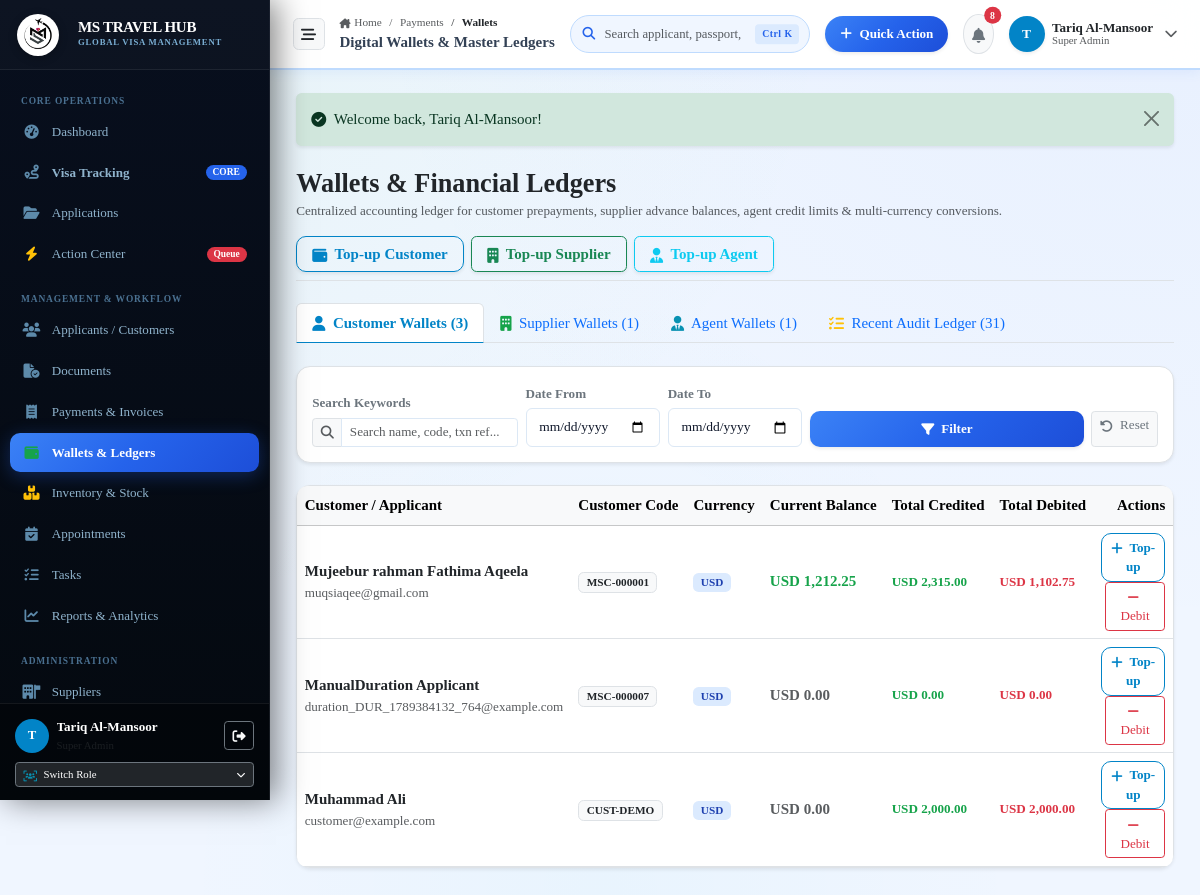
/payments/wallets (signed in), run on an earlier commit of the app's database.
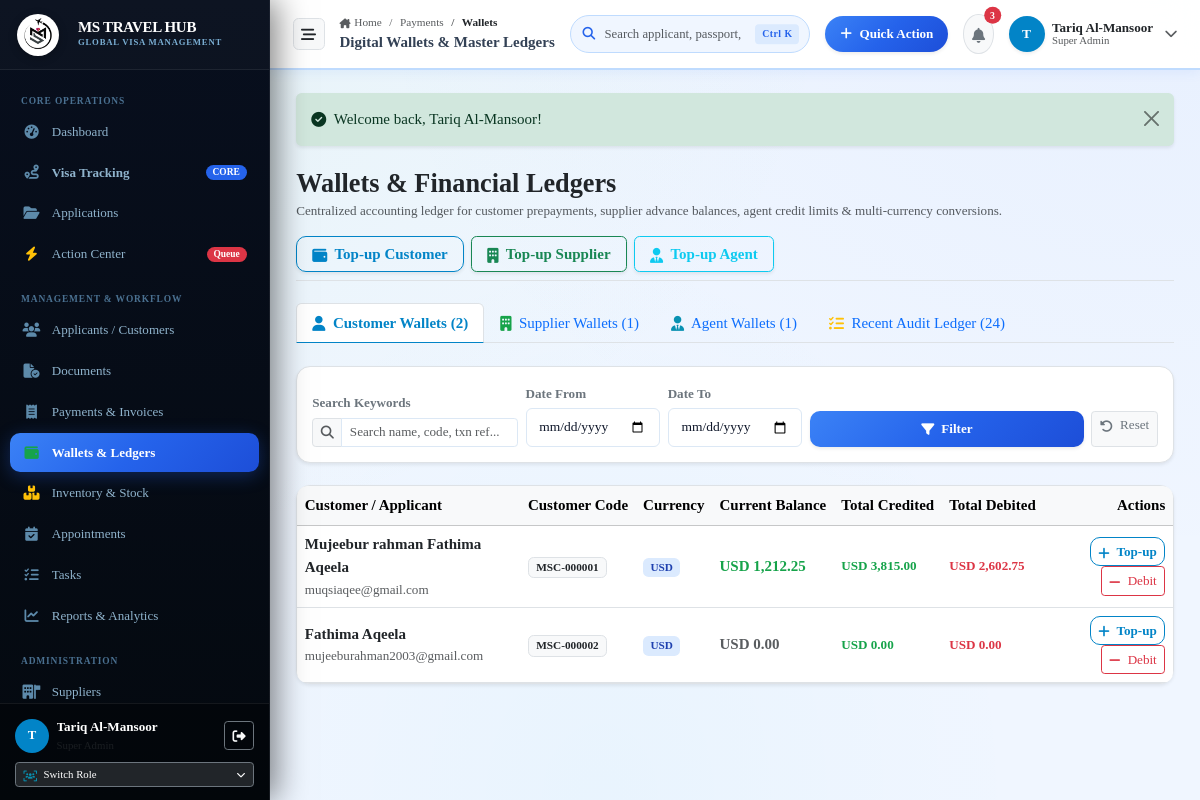
And on a later commit of the database.
### tables this page shows
CREATE TABLE customer_wallets (
                id INTEGER PRIMARY KEY AUTOINCREMENT,
                customer_id INTEGER NOT NULL UNIQUE,
                currency TEXT DEFAULT 'USD',
                current_balance REAL DEFAULT 0.00,
                total_credited REAL DEFAULT 0.00,
                total_debited REAL DEFAULT 0.00,
                created_at DATETIME DEFAULT CURRENT_TIMESTAMP,
                updated_at DATETIME DEFAULT CURRENT_TIMESTAMP,
                FOREIGN KEY (customer_id) REFERENCES customers(id) ON DELETE CASCADE
            );

CREATE TABLE customers (
    id INTEGER PRIMARY KEY AUTOINCREMENT,
    customer_code TEXT NOT NULL UNIQUE,
    first_name TEXT NOT NULL,
    middle_name TEXT,
    last_name TEXT NOT NULL,
    full_name TEXT NOT NULL,
    gender TEXT,
    dob DATE,
    nationality TEXT NOT NULL,
    place_of_birth TEXT,
    marital_status TEXT,
    occupation TEXT,
    mobile TEXT NOT NULL,
    whatsapp TEXT,
    email TEXT UNIQUE,
    password_hash TEXT,
    current_country TEXT NOT NULL,
    address TEXT,
    created_by INTEGER,
    notes TEXT,
    is_active INTEGER DEFAULT 1,
    created_at DATETIME DEFAULT CURRENT_TIMESTAMP,
    updated_at DATETIME DEFAULT CURRENT_TIMESTAMP, religion TEXT NULL,
    FOREIGN KEY (created_by) REFERENCES users(id)
);

### app/Controllers/PaymentController.php (called while the page is built, shortened)
<?php
class PaymentController
{
    public function walletsOverview(): void
    {
        $pdo = Database::getConnection();
        $cwSql = "SELECT cw.*, c.full_name, c.customer_code, c.email, c.mobile
            FROM customer_wallets cw
            JOIN customers c ON cw.customer_id = c.id
            WHERE 1=1";
        $cwParams = [];
        $cwSql .= " ORDER BY cw.current_balance DESC, c.full_name ASC";
        $cwStmt = $pdo->prepare($cwSql);
        $cwStmt->execute($cwParams);
        $customerWallets = $cwStmt->fetchAll(PDO::FETCH_ASSOC);
        $swSql = "SELECT sw.*, s.company_name as supplier_name, s.company_name, s.country
            FROM supplier_wallets sw
            JOIN suppliers s ON sw.supplier_id = s.id
            WHERE 1=1";
        $swParams = [];
        $swSql .= " ORDER BY sw.current_balance DESC, s.company_name ASC";
        $swStmt = $pdo->prepare($swSql);
        $swStmt->execute($swParams);
        $supplierWallets = $swStmt->fetchAll(PDO::FETCH_ASSOC);
        $awSql = "SELECT aw.*, COALESCE(ag.company_name, ag.contact_person, u.name, 'Agent') as agent_name, COALESCE(ag.email, u.email, '') as agent_email
            FROM agent_wallets aw
            LEFT JOIN agents ag ON aw.agent_id = ag.id
            LEFT JOIN users u ON aw.agent_id = u.id
            WHERE 1=1";
        $awParams = [];
        $awSql .= " ORDER BY aw.current_balance DESC";
        $awStmt = $pdo->prepare($awSql);
        $awStmt->execute($awParams);
        $agentWallets = $awStmt->fetchAll(PDO::FETCH_ASSOC);
        $wtSql = "SELECT wt.*, c.full_name as customer_name, u.name as created_by_name
            FROM wallet_transactions wt
            LEFT JOIN customers c ON wt.customer_id = c.id
            LEFT JOIN users u ON wt.created_by = u.id
            WHERE 1=1";
        $wtParams = [];
        $wtSql .= " ORDER BY wt.created_at DESC LIMIT 100";
        $wtStmt = $pdo->prepare($wtSql);
        $wtStmt->execute($wtParams);
        $recentTransactions = $wtStmt->fetchAll(PDO::FETCH_ASSOC);
        require_once dirname(__DIR__) . '/Views/payments/wallets.php';
    }
}

### app/autoload.php (called while the page is built, shortened)
<?php
function e(?string $string): string {
    return htmlspecialchars((string)($string ?? ''), ENT_QUOTES, 'UTF-8');
}
function auth_user(): ?array {
    return $_SESSION['user'] ?? null;
}
function get_flash(): ?array {
    if (isset($_SESSION['flash'])) {
        $flash = $_SESSION['flash'];
        return $flash;
    }
    return null;
}

### app/Views/payments/wallets.php (the view, shortened to what the changed rows need)
<?php
$pageTitle = 'Digital Wallets & Master Ledgers — MS TRAVEL HUB';
$flash = get_flash();
$activeTab = $_GET['tab'] ?? 'customers';
require_once dirname(__DIR__) . '/layouts/header.php';
require_once dirname(__DIR__) . '/layouts/sidebar.php';
require_once dirname(__DIR__) . '/layouts/topbar.php';
?>
<div class="content-body">
  <?php if ($flash): ?>
    <div class="alert alert-<?= e($flash['type']) ?> alert-dismissible fade show mb-4 border-0 shadow-sm" role="alert">
      <div class="d-flex align-items-center gap-2">
        <i class="fa-solid <?= $flash['type'] === 'danger' ? 'fa-circle-exclamation' : ($flash['type'] === 'success' ? 'fa-circle-check' : 'fa-circle-info') ?>"></i>
        <span><?= e($flash['message']) ?></span>
      </div>
      <button type="button" class="btn-close" data-bs-dismiss="alert"></button>
    </div>
  <?php endif; ?>
  <div class="d-flex flex-wrap align-items-center justify-content-between gap-3 mb-4 pb-2 border-bottom">
    <div>
      <h3 class="fw-bold brand-font text-dark mb-0">Wallets &amp; Financial Ledgers</h3>
      <p class="text-muted small mb-0">Centralized accounting ledger for customer prepayments, supplier advance balances, agent credit limits &amp; multi-currency conversions.</p>
    </div>
    <div class="d-flex gap-2">
      <button type="button" class="btn btn-outline-primary px-3 shadow-sm fw-semibold" data-bs-toggle="modal" data-bs-target="#customerWalletModal">
        <i class="fa-solid fa-wallet me-1"></i> Top-up Customer
      </button>
      <button type="button" class="btn btn-outline-success px-3 shadow-sm fw-semibold" data-bs-toggle="modal" data-bs-target="#supplierWalletModal">
        <i class="fa-solid fa-building me-1"></i> Top-up Supplier
      </button>
      <button type="button" class="btn btn-outline-info px-3 shadow-sm fw-semibold" data-bs-toggle="modal" data-bs-target="#agentWalletModal">
        <i class="fa-solid fa-user-tie me-1"></i> Top-up Agent
      </button>
    </div>
  </div>
  <ul class="nav nav-tabs mb-4" id="walletTabs" role="tablist">
    <li class="nav-item">
      <a class="nav-link <?= $activeTab === 'customers' ? 'active fw-bold' : '' ?>" href="/payments/wallets?tab=customers">
        <i class="fa-solid fa-user me-1 text-primary"></i> Customer Wallets (<?= count($customerWallets) ?>)
      </a>
    </li>
    <li class="nav-item">
      <a class="nav-link <?= $activeTab === 'suppliers' ? 'active fw-bold' : '' ?>" href="/payments/wallets?tab=suppliers">
        <i class="fa-solid fa-building me-1 text-success"></i> Supplier Wallets (<?= count($supplierWallets) ?>)
      </a>
    </li>
    <li class="nav-item">
      <a class="nav-link <?= $activeTab === 'agents' ? 'active fw-bold' : '' ?>" href="/payments/wallets?tab=agents">
        <i class="fa-solid fa-user-tie me-1 text-info"></i> Agent Wallets (<?= count($agentWallets) ?>)
      </a>
    </li>
    <li class="nav-item">
      <a class="nav-link <?= $activeTab === 'transactions' ? 'active fw-bold' : '' ?>" href="/payments/wallets?tab=transactions">
        <i class="fa-solid fa-list-check me-1 text-warning"></i> Recent Audit Ledger (<?= count($recentTransactions) ?>)
      </a>
    </li>
  </ul>
  <div class="card card-enterprise shadow-sm border mb-4">
    <div class="card-body p-3">
      <form action="/payments/wallets" method="GET" class="row g-2 align-items-end">
        <div class="col-12 col-md-3">
          <label class="form-label small fw-semibold text-secondary mb-1">Search Keywords</label>
          <div class="input-group input-group-sm">
            <span class="input-group-text bg-light"><i class="fa-solid fa-magnifying-glass text-muted"></i></span>
            <input type="text" name="search" class="form-control" placeholder="Search name, code, txn ref..." value="<?= e($_GET['search'] ?? '') ?>">
          </div>
        </div>
        <div class="col-6 col-md-2">
          <label class="form-label small fw-semibold text-secondary mb-1">Date From</label>
          <input type="date" name="date_from" class="form-control form-control-sm" value="<?= e($_GET['date_from'] ?? '') ?>">
        </div>
        <div class="col-6 col-md-2">
          <label class="form-label small fw-semibold text-secondary mb-1">Date To</label>
          <input type="date" name="date_to" class="form-control form-control-sm" value="<?= e($_GET['date_to'] ?? '') ?>">
        </div>
        <div class="col-12 <?= $activeTab === 'transactions' ? 'col-md-3' : 'col-md-5' ?> d-flex gap-2">
          <button type="submit" class="btn btn-primary btn-sm flex-fill fw-semibold shadow-sm">
            <i class="fa-solid fa-filter me-1"></i> Filter
          </button>
          <a href="/payments/wallets?tab=<?= e($activeTab) ?>" class="btn btn-light btn-sm border text-secondary" title="Reset Filters">
            <i class="fa-solid fa-rotate-left me-1"></i> Reset
          </a>
        </div>
      </form>
    </div>
  </div>
  <?php if ($activeTab === 'customers'): ?>
    <div class="card card-enterprise shadow-sm border">
      <div class="table-responsive">
        <table class="table table-hover align-middle mb-0 font-sm">
          <thead class="table-light">
            <tr>
              <th>Customer / Applicant</th>
              <th>Customer Code</th>
              <th>Currency</th>
              <th>Current Balance</th>
              <th>Total Credited</th>
              <th>Total Debited</th>
              <th class="text-end">Actions</th>
            </tr>
          </thead>
          <tbody>
            <?php if (empty($customerWallets)): ?>
              <tr><td colspan="7" class="text-center py-4 text-muted">No customer wallet accounts initialized.</td></tr>
            <?php else: ?>
              <?php foreach ($customerWallets as $cw): ?>
                <tr>
                  <td>
                    <div class="fw-bold text-dark"><?= e($cw['full_name']) ?></div>
                    <div class="text-muted small"><?= e($cw['email'] ?: $cw['mobile']) ?></div>
                  </td>
                  <td><span class="badge bg-light text-dark border font-monospace"><?= e($cw['customer_code']) ?></span></td>
                  <td><span class="badge bg-primary-subtle text-primary"><?= e($cw['currency'] ?: 'USD') ?></span></td>
                  <td>
                    <span class="fw-bold fs-6 <?= (float)$cw['current_balance'] > 0 ? 'text-success' : 'text-muted' ?>">
                      <?= e($cw['currency'] ?: 'USD') ?> <?= number_format((float)$cw['current_balance'], 2) ?>
                    </span>
                  </td>
                  <td class="text-success small fw-semibold"><?= e($cw['currency'] ?: 'USD') ?> <?= number_format((float)$cw['total_credited'], 2) ?></td>
                  <td class="text-danger small fw-semibold"><?= e($cw['currency'] ?: 'USD') ?> <?= number_format((float)$cw['total_debited'], 2) ?></td>
                  <td class="text-end">
                    <button type="button" class="btn btn-sm btn-outline-primary py-1 px-2" onclick="quickTopUpCustomer(<?= $cw['customer_id'] ?>, '<?= e(addslashes($cw['full_name'])) ?>', '<?= e($cw['currency'] ?: 'USD') ?>')">
                      <i class="fa-solid fa-plus me-1"></i> Top-up
                    </button>
                    <button type="button" class="btn btn-sm btn-outline-danger py-1 px-2 ms-1" onclick="quickDebitCustomer(<?= $cw['customer_id'] ?>, '<?= e(addslashes($cw['full_name'])) ?>', '<?= e($cw['currency'] ?: 'USD') ?>', <?= (float)$cw['current_balance'] ?>)">
                      <i class="fa-solid fa-minus me-1"></i> Debit
                    </button>
                  </td>
                </tr>
              <?php endforeach; ?>
            <?php endif; ?>
          </tbody>
        </table>
      </div>
    </div>
  <?php endif; ?>
</div>
<?php require_once dirname(__DIR__) . '/layouts/footer.php'; ?>

### app/Views/layouts/topbar.php (shortened to what the changed rows need)
<?php
$currentUser = auth_user();
$pdo = App\Config\Database::getConnection();
$unreadNotifs = 0;
try {
    $stmtCount = $pdo->query("SELECT COUNT(*) FROM notifications WHERE (recipient_type = 'Staff' OR user_id = " . (int)($currentUser['id'] ?? 0) . ") AND is_read = 0");
    $unreadNotifs = (int)$stmtCount->fetchColumn();
} catch (\Throwable $e) {
}
$currentUri = parse_url($_SERVER['REQUEST_URI'] ?? '', PHP_URL_PATH);
$uriSegments = array_filter(explode('/', trim($currentUri, '/')));
?>
<div class="app-main-content" id="appMainContent">
<header class="app-topbar" id="appTopbar">
  <div class="d-flex align-items-center gap-2 gap-md-3">
    <button class="btn btn-light d-none d-lg-inline-flex p-2 border topbar-toggle-btn" id="desktopSidebarToggleBtn" type="button" aria-label="Toggle Desktop Sidebar" title="Collapse / Expand Navigation">
      <i class="fa-solid fa-bars-staggered text-dark"></i>
    </button>
    <div class="d-none d-lg-block topbar-breadcrumb-container" style="min-width: 180px; max-width: 340px;">
      <nav aria-label="breadcrumb">
        <ol class="breadcrumb mb-0" style="font-size: 0.75rem;">
          <li class="breadcrumb-item"><a href="/dashboard" class="text-decoration-none text-muted"><i class="fa-solid fa-house-chimney small me-1"></i>Home</a></li>
          <?php if (empty($uriSegments) || $currentUri === '/dashboard'): ?>
            <li class="breadcrumb-item active text-dark fw-semibold" aria-current="page">Dashboard</li>
          <?php else: ?>
            <?php
            $accumulated = '';
            $totalSeg = count($uriSegments);
            $idx = 0;
            foreach ($uriSegments as $seg):
              $idx++;
              $accumulated .= '/' . $seg;
              $segLabel = ucwords(str_replace(['-', '_'], ' ', $seg));
              if ($idx === $totalSeg): ?>
                <li class="breadcrumb-item active text-dark fw-semibold" aria-current="page"><?= e($segLabel) ?></li>
              <?php else: ?>
                <li class="breadcrumb-item"><a href="<?= e($accumulated) ?>" class="text-decoration-none text-muted"><?= e($segLabel) ?></a></li>
              <?php endif; ?>
            <?php endforeach; ?>
          <?php endif; ?>
        </ol>
      </nav>
      <?php
        $cleanTitle = trim(explode('—', (string)($pageTitle ?? 'Staff Operations'))[0]);
      ?>
      <div class="fw-bold fs-6 page-title-header text-truncate" title="<?= e($cleanTitle) ?>"><?= e($cleanTitle) ?></div>
    </div>
  </div>
  <div class="topbar-search position-relative">
    <input type="text" id="globalSearchInput" class="form-control form-control-sm" placeholder="Search applicant, passport, application #..." autocomplete="off">
    <span class="search-shortcut-badge d-none d-md-inline-block">Ctrl K</span>
  </div>
  <div class="d-flex align-items-center gap-2 gap-md-3 flex-shrink-0">
    <div class="dropdown flex-shrink-0">
      <button class="btn btn-primary btn-sm px-2.5 px-md-3 rounded-pill d-flex align-items-center gap-1 shadow-sm topbar-quick-action-btn" type="button" data-bs-toggle="dropdown" aria-expanded="false" title="Quick Action">
        <i class="fa-solid fa-plus"></i>
        <span class="d-none d-sm-inline ms-1 fw-semibold">Quick Action</span>
      </button>
    </div>
    <div class="dropdown">
      <button class="btn btn-light position-relative p-2 rounded-circle border topbar-icon-btn" id="topbarNotifBtn" type="button" data-bs-toggle="dropdown" aria-expanded="false" title="Notifications">
        <i class="fa-solid fa-bell text-secondary"></i>
        <span id="topbarNotifBadge" class="position-absolute top-0 start-100 translate-middle badge rounded-pill bg-danger <?= $unreadNotifs > 0 ? '' : 'd-none' ?>" style="font-size: 0.65rem;">
          <?= $unreadNotifs > 99 ? '99+' : $unreadNotifs ?>
        </span>
      </button>
    </div>
    <div class="dropdown">
      <a href="#" class="d-flex align-items-center gap-2 text-decoration-none text-dark topbar-user-btn" data-bs-toggle="dropdown" aria-expanded="false" title="<?= e($currentUser['name'] ?? 'User Profile') ?>">
        <div class="rounded-circle bg-primary text-white d-flex align-items-center justify-content-center fw-bold shadow-sm topbar-user-avatar" style="width: 36px; height: 36px; font-size: 0.9rem;">
          <?= strtoupper(substr($currentUser['name'] ?? 'U', 0, 1)) ?>
        </div>
        <div class="d-none d-lg-block text-start" style="line-height: 1.1;">
          <div class="fw-semibold small user-name-label"><?= e($currentUser['name'] ?? 'Staff') ?></div>
          <div class="text-muted user-role-label" style="font-size: 0.72rem;"><?= e($currentUser['role_name'] ?? 'Staff') ?></div>
        </div>
        <i class="fa-solid fa-chevron-down text-muted small ms-1 d-none d-sm-inline-block"></i>
      </a>
    </div>
  </div>
</header>

What changed in the data, as far as the page shows it:
removed customer_wallets: customer.full_name "ManualDuration Applicant", customer.email "duration_DUR_1789384132_764@example.com", customer.customer_code "MSC-000007", currency "USD", current_balance "0.00", total_credited "0.00", total_debited "0.00"
removed customer_wallets: customer.full_name "Muhammad Ali", customer.email "customer@example.com", customer.customer_code "CUST-DEMO", currency "USD", current_balance "0.00", total_credited "2,000.00", total_debited "2,000.00"
changed customer_wallets "Mujeebur rahman Fathima Aqeela": total_credited "2,315.00" → "3,815.00"; total_debited "1,102.75" → "2,602.75"
added customer_wallets: customer.full_name "Fathima Aqeela", customer.email "mujeeburahman2003@gmail.com", customer.customer_code "MSC-000002", currency "USD", current_balance "0.00", total_credited "0.00", total_debited "0.00"
Also different on the page:
$unreadNotifs: "8" → "3"
count($customerWallets): "3" → "2"
count($recentTransactions): "31" → "24"
